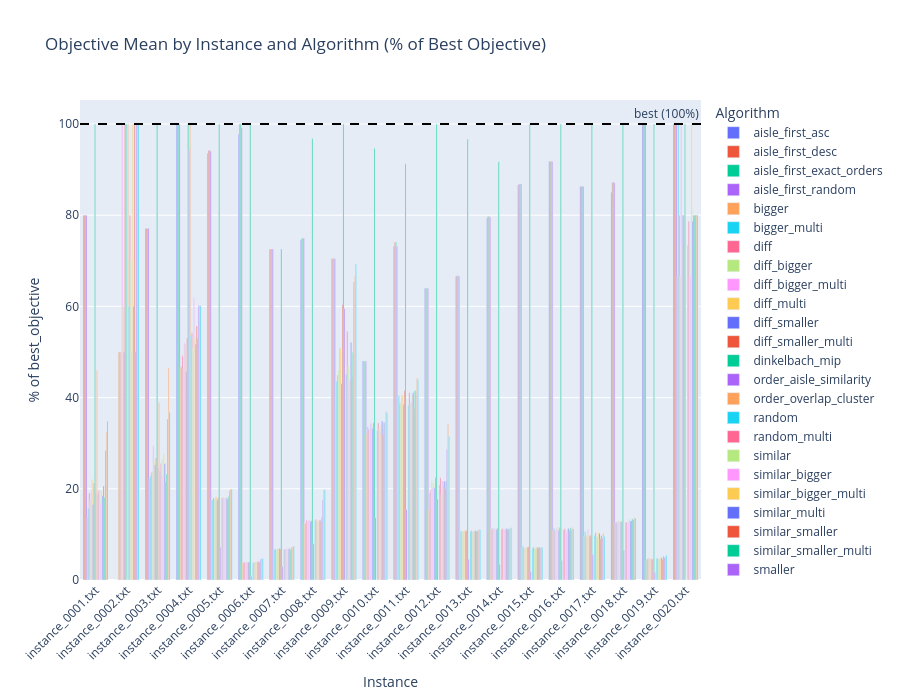

Source (notebook cell):
### Code cell
# Objective Mean as % of Best Objective

objective_plot = (
    df.pivot_table(
        index='instance',
        columns='algorithm',
        values='objective_mean',
        aggfunc='mean'
    )
    .sort_index()
    .fillna(0)
)

best_objective_by_instance = (
    df[['instance', 'best_objective']]
    .drop_duplicates(subset='instance')
    .set_index('instance')['best_objective']
)

objective_pct_plot = objective_plot.div(best_objective_by_instance, axis=0) * 100
objective_pct_plot = objective_pct_plot.replace([float('inf'), -float('inf')], 0).fillna(0)

fig = go.Figure()
for algo in objective_pct_plot.columns:
    fig.add_trace(go.Bar(
        name=algo,
        x=objective_pct_plot.index,
        y=objective_pct_plot[algo],
        hovertemplate=f'<b>{algo}</b><br>Instance: %{{x}}<br>%{{y:.1f}}% of best<extra></extra>'
    ))

fig.add_hline(y=100, line_dash='dash', line_color='black', annotation_text='best (100%)')

fig.update_layout(
    barmode='group',
    title='Objective Mean by Instance and Algorithm (% of Best Objective)',
    xaxis_title='Instance',
    yaxis_title='% of best_objective',
    legend_title='Algorithm',
    height=700,
    xaxis_tickangle=-45,
)
fig.show()

### Figure 1 — Plotly figure (JSON) as saved in the notebook; plotly's stock layout.template omitted (floating-point values rounded to 4 significant figures)
{"data": [{"hovertemplate": "<b>aisle_first_asc</b><br>Instance: %{x}<br>%{y:.1f}% of best<extra></extra>", "name": "aisle_first_asc", "type": "bar", "x": ["instance_0001.txt", "instance_0002.txt", "instance_0003.txt", "instance_0004.txt", "instance_0005.txt", "instance_0006.txt", "instance_0007.txt", "instance_0008.txt", "instance_0009.txt", "instance_0010.txt", "instance_0011.txt", "instance_0012.txt", "instance_0013.txt", "instance_0014.txt", "instance_0015.txt", "instance_0016.txt", "instance_0017.txt", "instance_0018.txt", "instance_0019.txt", "instance_0020.txt"], "y": [80.0, 0.0, 77.08, 100.0, 93.61, 97.68, 72.45, 74.54, 70.44, 48.01, 73.19, 64.0, 66.53, 79.4, 86.61, 91.76, 86.3, 85.04, 100.0, 100.0]}, {"hovertemplate": "<b>aisle_first_desc</b><br>Instance: %{x}<br>%{y:.1f}% of best<extra></extra>", "name": "aisle_first_desc", "type": "bar", "x": ["instance_0001.txt", "instance_0002.txt", "instance_0003.txt", "instance_0004.txt", "instance_0005.txt", "instance_0006.txt", "instance_0007.txt", "instance_0008.txt", "instance_0009.txt", "instance_0010.txt", "instance_0011.txt", "instance_0012.txt", "instance_0013.txt", "instance_0014.txt", "instance_0015.txt", "instance_0016.txt", "instance_0017.txt", "instance_0018.txt", "instance_0019.txt", "instance_0020.txt"], "y": [80.0, 0.0, 77.08, 100.0, 94.17, 100.0, 72.61, 74.93, 70.44, 48.01, 74.07, 64.0, 66.75, 79.71, 86.83, 91.76, 86.3, 87.17, 100.0, 100.0]}, {"hovertemplate": "<b>aisle_first_exact_orders</b><br>Instance: %{x}<br>%{y:.1f}% of best<extra></extra>", "name": "aisle_first_exact_orders", "type": "bar", "x": ["instance_0001.txt", "instance_0002.txt", "instance_0003.txt", "instance_0004.txt", "instance_0005.txt", "instance_0006.txt", "instance_0007.txt", "instance_0008.txt", "instance_0009.txt", "instance_0010.txt", "instance_0011.txt", "instance_0012.txt", "instance_0013.txt", "instance_0014.txt", "instance_0015.txt", "instance_0016.txt", "instance_0017.txt", "instance_0018.txt", "instance_0019.txt", "instance_0020.txt"], "y": [80.0, 0.0, 77.08, 100.0, 94.17, 100.0, 72.61, 74.93, 70.44, 48.01, 74.07, 64.0, 66.75, 79.71, 86.83, 91.76, 86.3, 87.17, 100.0, 100.0]}, {"hovertemplate": "<b>aisle_first_random</b><br>Instance: %{x}<br>%{y:.1f}% of best<extra></extra>", "name": "aisle_first_random", "type": "bar", "x": ["instance_0001.txt", "instance_0002.txt", "instance_0003.txt", "instance_0004.txt", "instance_0005.txt", "instance_0006.txt", "instance_0007.txt", "instance_0008.txt", "instance_0009.txt", "instance_0010.txt", "instance_0011.txt", "instance_0012.txt", "instance_0013.txt", "instance_0014.txt", "instance_0015.txt", "instance_0016.txt", "instance_0017.txt", "instance_0018.txt", "instance_0019.txt", "instance_0020.txt"], "y": [80.0, 0.0, 77.08, 100.0, 94.1, 99.13, 72.61, 74.93, 70.44, 48.01, 73.19, 64.0, 66.62, 79.55, 86.83, 91.76, 86.3, 87.17, 100.0, 100.0]}, {"hovertemplate": "<b>bigger</b><br>Instance: %{x}<br>%{y:.1f}% of best<extra></extra>", "name": "bigger", "type": "bar", "x": ["instance_0001.txt", "instance_0002.txt", "instance_0003.txt", "instance_0004.txt", "instance_0005.txt", "instance_0006.txt", "instance_0007.txt", "instance_0008.txt", "instance_0009.txt", "instance_0010.txt", "instance_0011.txt", "instance_0012.txt", "instance_0013.txt", "instance_0014.txt", "instance_0015.txt", "instance_0016.txt", "instance_0017.txt", "instance_0018.txt", "instance_0019.txt", "instance_0020.txt"], "y": [13.75, 50.0, 22.22, 46.75, 17.52, 3.806, 6.672, 12.35, 38.67, 31.97, 37.75, 15.49, 10.61, 11.15, 7.019, 10.91, 9.589, 12.69, 4.377, 66.67]}, {"hovertemplate": "<b>bigger_multi</b><br>Instance: %{x}<br>%{y:.1f}% of best<extra></extra>", "name": "bigger_multi", "type": "bar", "x": ["instance_0001.txt", "instance_0002.txt", "instance_0003.txt", "instance_0004.txt", "instance_0005.txt", "instance_0006.txt", "instance_0007.txt", "instance_0008.txt", "instance_0009.txt", "instance_0010.txt", "instance_0011.txt", "instance_0012.txt", "instance_0013.txt", "instance_0014.txt", "instance_0015.txt", "instance_0016.txt", "instance_0017.txt", "instance_0018.txt", "instance_0019.txt", "instance_0020.txt"], "y": [15.71, 50.0, 22.81, 46.75, 17.64, 3.78, 6.764, 12.44, 43.56, 33.54, 40.4, 19.08, 10.76, 11.27, 7.332, 11.37, 10.65, 12.54, 4.622, 100.0]}, {"hovertemplate": "<b>diff</b><br>Instance: %{x}<br>%{y:.1f}% of best<extra></extra>", "name": "diff", "type": "bar", "x": ["instance_0001.txt", "instance_0002.txt", "instance_0003.txt", "instance_0004.txt", "instance_0005.txt", "instance_0006.txt", "instance_0007.txt", "instance_0008.txt", "instance_0009.txt", "instance_0010.txt", "instance_0011.txt", "instance_0012.txt", "instance_0013.txt", "instance_0014.txt", "instance_0015.txt", "instance_0016.txt", "instance_0017.txt", "instance_0018.txt", "instance_0019.txt", "instance_0020.txt"], "y": [19.05, 50.0, 23.56, 49.16, 17.98, 3.88, 6.718, 13.12, 44.88, 33.02, 38.78, 19.72, 10.63, 11.18, 7.008, 10.97, 9.621, 12.67, 4.74, 80.0]}, {"hovertemplate": "<b>diff_bigger</b><br>Instance: %{x}<br>%{y:.1f}% of best<extra></extra>", "name": "diff_bigger", "type": "bar", "x": ["instance_0001.txt", "instance_0002.txt", "instance_0003.txt", "instance_0004.txt", "instance_0005.txt", "instance_0006.txt", "instance_0007.txt", "instance_0008.txt", "instance_0009.txt", "instance_0010.txt", "instance_0011.txt", "instance_0012.txt", "instance_0013.txt", "instance_0014.txt", "instance_0015.txt", "instance_0016.txt", "instance_0017.txt", "instance_0018.txt", "instance_0019.txt", "instance_0020.txt"], "y": [17.44, 50.0, 23.87, 46.43, 17.64, 3.832, 6.717, 12.81, 45.89, 33.02, 38.65, 21.73, 10.7, 11.3, 6.959, 11.06, 9.785, 13.01, 4.666, 66.67]}, {"hovertemplate": "<b>diff_bigger_multi</b><br>Instance: %{x}<br>%{y:.1f}% of best<extra></extra>", "name": "diff_bigger_multi", "type": "bar", "x": ["instance_0001.txt", "instance_0002.txt", "instance_0003.txt", "instance_0004.txt", "instance_0005.txt", "instance_0006.txt", "instance_0007.txt", "instance_0008.txt", "instance_0009.txt", "instance_0010.txt", "instance_0011.txt", "instance_0012.txt", "instance_0013.txt", "instance_0014.txt", "instance_0015.txt", "instance_0016.txt", "instance_0017.txt", "instance_0018.txt", "instance_0019.txt", "instance_0020.txt"], "y": [19.42, 100.0, 29.44, 51.95, 18.17, 3.939, 6.907, 13.1, 50.94, 34.24, 40.57, 20.17, 10.76, 11.24, 7.079, 11.37, 11.15, 12.69, 4.801, 100.0]}, {"hovertemplate": "<b>diff_multi</b><br>Instance: %{x}<br>%{y:.1f}% of best<extra></extra>", "name": "diff_multi", "type": "bar", "x": ["instance_0001.txt", "instance_0002.txt", "instance_0003.txt", "instance_0004.txt", "instance_0005.txt", "instance_0006.txt", "instance_0007.txt", "instance_0008.txt", "instance_0009.txt", "instance_0010.txt", "instance_0011.txt", "instance_0012.txt", "instance_0013.txt", "instance_0014.txt", "instance_0015.txt", "instance_0016.txt", "instance_0017.txt", "instance_0018.txt", "instance_0019.txt", "instance_0020.txt"], "y": [22.03, 60.0, 25.81, 51.65, 18.22, 3.901, 6.802, 13.23, 50.73, 34.32, 40.59, 21.22, 10.86, 11.25, 7.192, 11.53, 10.05, 12.95, 4.821, 73.33]}, {"hovertemplate": "<b>diff_smaller</b><br>Instance: %{x}<br>%{y:.1f}% of best<extra></extra>", "name": "diff_smaller", "type": "bar", "x": ["instance_0001.txt", "instance_0002.txt", "instance_0003.txt", "instance_0004.txt", "instance_0005.txt", "instance_0006.txt", "instance_0007.txt", "instance_0008.txt", "instance_0009.txt", "instance_0010.txt", "instance_0011.txt", "instance_0012.txt", "instance_0013.txt", "instance_0014.txt", "instance_0015.txt", "instance_0016.txt", "instance_0017.txt", "instance_0018.txt", "instance_0019.txt", "instance_0020.txt"], "y": [16.54, 50.0, 25.24, 45.71, 17.52, 3.884, 6.907, 12.82, 43.02, 33.24, 38.51, 20.17, 10.61, 11.1, 7.162, 10.91, 9.589, 12.69, 4.496, 80.0]}, {"hovertemplate": "<b>diff_smaller_multi</b><br>Instance: %{x}<br>%{y:.1f}% of best<extra></extra>", "name": "diff_smaller_multi", "type": "bar", "x": ["instance_0001.txt", "instance_0002.txt", "instance_0003.txt", "instance_0004.txt", "instance_0005.txt", "instance_0006.txt", "instance_0007.txt", "instance_0008.txt", "instance_0009.txt", "instance_0010.txt", "instance_0011.txt", "instance_0012.txt", "instance_0013.txt", "instance_0014.txt", "instance_0015.txt", "instance_0016.txt", "instance_0017.txt", "instance_0018.txt", "instance_0019.txt", "instance_0020.txt"], "y": [21.27, 100.0, 26.77, 53.06, 18.04, 3.966, 6.811, 13.0, 60.38, 34.47, 41.54, 22.48, 10.91, 11.39, 7.289, 11.53, 9.785, 12.85, 4.579, 80.0]}, {"hovertemplate": "<b>dinkelbach_mip</b><br>Instance: %{x}<br>%{y:.1f}% of best<extra></extra>", "name": "dinkelbach_mip", "type": "bar", "x": ["instance_0001.txt", "instance_0002.txt", "instance_0003.txt", "instance_0004.txt", "instance_0005.txt", "instance_0006.txt", "instance_0007.txt", "instance_0008.txt", "instance_0009.txt", "instance_0010.txt", "instance_0011.txt", "instance_0012.txt", "instance_0013.txt", "instance_0014.txt", "instance_0015.txt", "instance_0016.txt", "instance_0017.txt", "instance_0018.txt", "instance_0019.txt", "instance_0020.txt"], "y": [100.0, 100.0, 100.0, 100.0, 100.0, 100.0, 72.61, 96.83, 100.0, 94.7, 91.27, 100.0, 96.63, 91.73, 100.0, 100.0, 100.0, 100.0, 100.0, 100.0]}, {"hovertemplate": "<b>order_aisle_similarity</b><br>Instance: %{x}<br>%{y:.1f}% of best<extra></extra>", "name": "order_aisle_similarity", "type": "bar", "x": ["instance_0001.txt", "instance_0002.txt", "instance_0003.txt", "instance_0004.txt", "instance_0005.txt", "instance_0006.txt", "instance_0007.txt", "instance_0008.txt", "instance_0009.txt", "instance_0010.txt", "instance_0011.txt", "instance_0012.txt", "instance_0013.txt", "instance_0014.txt", "instance_0015.txt", "instance_0016.txt", "instance_0017.txt", "instance_0018.txt", "instance_0019.txt", "instance_0020.txt"], "y": [19.25, 0.0, 24.72, 94.29, 7.165, 0.787, 2.89, 8.017, 59.48, 13.64, 15.48, 17.7, 4.568, 3.395, 1.823, 4.275, 5.52, 6.548, 1.623, 0.0]}, {"hovertemplate": "<b>order_overlap_cluster</b><br>Instance: %{x}<br>%{y:.1f}% of best<extra></extra>", "name": "order_overlap_cluster", "type": "bar", "x": ["instance_0001.txt", "instance_0002.txt", "instance_0003.txt", "instance_0004.txt", "instance_0005.txt", "instance_0006.txt", "instance_0007.txt", "instance_0008.txt", "instance_0009.txt", "instance_0010.txt", "instance_0011.txt", "instance_0012.txt", "instance_0013.txt", "instance_0014.txt", "instance_0015.txt", "instance_0016.txt", "instance_0017.txt", "instance_0018.txt", "instance_0019.txt", "instance_0020.txt"], "y": [45.93, 100.0, 38.89, 100.0, 0.0, 0.0, 0.0, 0.0, 0.0, 0.0, 0.0, 0.0, 0.0, 0.0, 0.0, 0.0, 0.0, 0.0, 0.0, 0.0]}, {"hovertemplate": "<b>random</b><br>Instance: %{x}<br>%{y:.1f}% of best<extra></extra>", "name": "random", "type": "bar", "x": ["instance_0001.txt", "instance_0002.txt", "instance_0003.txt", "instance_0004.txt", "instance_0005.txt", "instance_0006.txt", "instance_0007.txt", "instance_0008.txt", "instance_0009.txt", "instance_0010.txt", "instance_0011.txt", "instance_0012.txt", "instance_0013.txt", "instance_0014.txt", "instance_0015.txt", "instance_0016.txt", "instance_0017.txt", "instance_0018.txt", "instance_0019.txt", "instance_0020.txt"], "y": [18.75, 60.0, 24.01, 53.58, 17.98, 3.854, 6.682, 12.99, 45.17, 32.75, 38.35, 20.84, 10.65, 11.11, 6.929, 10.97, 9.764, 12.57, 4.689, 73.33]}, {"hovertemplate": "<b>random_multi</b><br>Instance: %{x}<br>%{y:.1f}% of best<extra></extra>", "name": "random_multi", "type": "bar", "x": ["instance_0001.txt", "instance_0002.txt", "instance_0003.txt", "instance_0004.txt", "instance_0005.txt", "instance_0006.txt", "instance_0007.txt", "instance_0008.txt", "instance_0009.txt", "instance_0010.txt", "instance_0011.txt", "instance_0012.txt", "instance_0013.txt", "instance_0014.txt", "instance_0015.txt", "instance_0016.txt", "instance_0017.txt", "instance_0018.txt", "instance_0019.txt", "instance_0020.txt"], "y": [19.56, 80.0, 25.49, 54.23, 18.1, 3.912, 6.784, 13.32, 54.55, 34.45, 41.09, 22.41, 10.78, 11.23, 7.204, 11.21, 10.38, 12.64, 4.704, 78.67]}, {"hovertemplate": "<b>similar</b><br>Instance: %{x}<br>%{y:.1f}% of best<extra></extra>", "name": "similar", "type": "bar", "x": ["instance_0001.txt", "instance_0002.txt", "instance_0003.txt", "instance_0004.txt", "instance_0005.txt", "instance_0006.txt", "instance_0007.txt", "instance_0008.txt", "instance_0009.txt", "instance_0010.txt", "instance_0011.txt", "instance_0012.txt", "instance_0013.txt", "instance_0014.txt", "instance_0015.txt", "instance_0016.txt", "instance_0017.txt", "instance_0018.txt", "instance_0019.txt", "instance_0020.txt"], "y": [19.67, 70.0, 26.51, 50.72, 17.93, 3.864, 6.787, 12.95, 46.85, 32.98, 38.65, 18.77, 10.6, 11.21, 6.905, 11.15, 9.67, 12.86, 4.61, 73.33]}, {"hovertemplate": "<b>similar_bigger</b><br>Instance: %{x}<br>%{y:.1f}% of best<extra></extra>", "name": "similar_bigger", "type": "bar", "x": ["instance_0001.txt", "instance_0002.txt", "instance_0003.txt", "instance_0004.txt", "instance_0005.txt", "instance_0006.txt", "instance_0007.txt", "instance_0008.txt", "instance_0009.txt", "instance_0010.txt", "instance_0011.txt", "instance_0012.txt", "instance_0013.txt", "instance_0014.txt", "instance_0015.txt", "instance_0016.txt", "instance_0017.txt", "instance_0018.txt", "instance_0019.txt", "instance_0020.txt"], "y": [16.79, 50.0, 22.65, 61.9, 17.9, 3.884, 6.858, 12.72, 43.85, 32.58, 38.9, 21.73, 10.64, 11.15, 6.901, 10.62, 9.401, 12.69, 4.622, 66.67]}, {"hovertemplate": "<b>similar_bigger_multi</b><br>Instance: %{x}<br>%{y:.1f}% of best<extra></extra>", "name": "similar_bigger_multi", "type": "bar", "x": ["instance_0001.txt", "instance_0002.txt", "instance_0003.txt", "instance_0004.txt", "instance_0005.txt", "instance_0006.txt", "instance_0007.txt", "instance_0008.txt", "instance_0009.txt", "instance_0010.txt", "instance_0011.txt", "instance_0012.txt", "instance_0013.txt", "instance_0014.txt", "instance_0015.txt", "instance_0016.txt", "instance_0017.txt", "instance_0018.txt", "instance_0019.txt", "instance_0020.txt"], "y": [19.42, 100.0, 27.6, 53.06, 18.16, 3.939, 6.907, 13.2, 43.56, 33.9, 40.59, 20.7, 10.73, 11.21, 7.183, 11.21, 10.42, 13.35, 4.755, 100.0]}, {"hovertemplate": "<b>similar_multi</b><br>Instance: %{x}<br>%{y:.1f}% of best<extra></extra>", "name": "similar_multi", "type": "bar", "x": ["instance_0001.txt", "instance_0002.txt", "instance_0003.txt", "instance_0004.txt", "instance_0005.txt", "instance_0006.txt", "instance_0007.txt", "instance_0008.txt", "instance_0009.txt", "instance_0010.txt", "instance_0011.txt", "instance_0012.txt", "instance_0013.txt", "instance_0014.txt", "instance_0015.txt", "instance_0016.txt", "instance_0017.txt", "instance_0018.txt", "instance_0019.txt", "instance_0020.txt"], "y": [18.41, 60.0, 25.51, 51.68, 18.01, 3.991, 6.831, 13.13, 52.07, 34.89, 41.06, 21.58, 10.8, 11.22, 7.105, 11.21, 10.17, 12.92, 4.886, 78.67]}, {"hovertemplate": "<b>similar_smaller</b><br>Instance: %{x}<br>%{y:.1f}% of best<extra></extra>", "name": "similar_smaller", "type": "bar", "x": ["instance_0001.txt", "instance_0002.txt", "instance_0003.txt", "instance_0004.txt", "instance_0005.txt", "instance_0006.txt", "instance_0007.txt", "instance_0008.txt", "instance_0009.txt", "instance_0010.txt", "instance_0011.txt", "instance_0012.txt", "instance_0013.txt", "instance_0014.txt", "instance_0015.txt", "instance_0016.txt", "instance_0017.txt", "instance_0018.txt", "instance_0019.txt", "instance_0020.txt"], "y": [20.61, 100.0, 21.54, 55.71, 17.78, 3.995, 6.672, 12.81, 44.41, 31.89, 37.67, 20.06, 10.61, 11.1, 6.959, 10.76, 9.046, 13.01, 4.537, 80.0]}, {"hovertemplate": "<b>similar_smaller_multi</b><br>Instance: %{x}<br>%{y:.1f}% of best<extra></extra>", "name": "similar_smaller_multi", "type": "bar", "x": ["instance_0001.txt", "instance_0002.txt", "instance_0003.txt", "instance_0004.txt", "instance_0005.txt", "instance_0006.txt", "instance_0007.txt", "instance_0008.txt", "instance_0009.txt", "instance_0010.txt", "instance_0011.txt", "instance_0012.txt", "instance_0013.txt", "instance_0014.txt", "instance_0015.txt", "instance_0016.txt", "instance_0017.txt", "instance_0018.txt", "instance_0019.txt", "instance_0020.txt"], "y": [18.13, 50.0, 23.25, 53.06, 18.3, 3.832, 6.627, 13.72, 49.88, 34.47, 41.54, 21.73, 10.73, 11.24, 7.225, 11.37, 9.785, 13.35, 5.206, 80.0]}, {"hovertemplate": "<b>smaller</b><br>Instance: %{x}<br>%{y:.1f}% of best<extra></extra>", "name": "smaller", "type": "bar", "x": ["instance_0001.txt", "instance_0002.txt", "instance_0003.txt", "instance_0004.txt", "instance_0005.txt", "instance_0006.txt", "instance_0007.txt", "instance_0008.txt", "instance_0009.txt", "instance_0010.txt", "instance_0011.txt", "instance_0012.txt", "instance_0013.txt", "instance_0014.txt", "instance_0015.txt", "instance_0016.txt", "instance_0017.txt", "instance_0018.txt", "instance_0019.txt", "instance_0020.txt"], "y": [28.33, 100.0, 35.33, 60.15, 19.61, 4.579, 7.159, 17.6, 65.36, 34.47, 41.42, 28.61, 10.85, 11.18, 7.019, 10.91, 9.22, 13.18, 4.946, 80.0]}, {"hovertemplate": "<b>smaller_exact</b><br>Instance: %{x}<br>%{y:.1f}% of best<extra></extra>", "name": "smaller_exact", "type": "bar", "x": ["instance_0001.txt", "instance_0002.txt", "instance_0003.txt", "instance_0004.txt", "instance_0005.txt", "instance_0006.txt", "instance_0007.txt", "instance_0008.txt", "instance_0009.txt", "instance_0010.txt", "instance_0011.txt", "instance_0012.txt", "instance_0013.txt", "instance_0014.txt", "instance_0015.txt", "instance_0016.txt", "instance_0017.txt", "instance_0018.txt", "instance_0019.txt", "instance_0020.txt"], "y": [32.38, 100.0, 46.49, 60.15, 19.93, 4.655, 7.319, 19.8, 66.62, 36.97, 44.29, 34.2, 11.06, 11.33, 7.162, 11.53, 10.2, 13.71, 4.995, 80.0]}, {"hovertemplate": "<b>smaller_multi</b><br>Instance: %{x}<br>%{y:.1f}% of best<extra></extra>", "name": "smaller_multi", "type": "bar", "x": ["instance_0001.txt", "instance_0002.txt", "instance_0003.txt", "instance_0004.txt", "instance_0005.txt", "instance_0006.txt", "instance_0007.txt", "instance_0008.txt", "instance_0009.txt", "instance_0010.txt", "instance_0011.txt", "instance_0012.txt", "instance_0013.txt", "instance_0014.txt", "instance_0015.txt", "instance_0016.txt", "instance_0017.txt", "instance_0018.txt", "instance_0019.txt", "instance_0020.txt"], "y": [34.87, 100.0, 36.81, 60.15, 19.93, 4.694, 7.374, 19.8, 69.28, 36.7, 43.97, 31.47, 11.0, 11.48, 7.204, 11.21, 9.589, 13.53, 5.435, 80.0]}], "layout": {"annotations": [{"showarrow": false, "text": "best (100%)", "x": 1, "xanchor": "right", "xref": "x domain", "y": 100, "yanchor": "bottom", "yref": "y"}], "barmode": "group", "height": 700, "legend": {"title": {"text": "Algorithm"}}, "shapes": [{"line": {"color": "black", "dash": "dash"}, "type": "line", "x0": 0, "x1": 1, "xref": "x domain", "y0": 100, "y1": 100, "yref": "y"}], "title": {"text": "Objective Mean by Instance and Algorithm (% of Best Objective)"}, "xaxis": {"tickangle": -45, "title": {"text": "Instance"}}, "yaxis": {"title": {"text": "% of best_objective"}}}}
